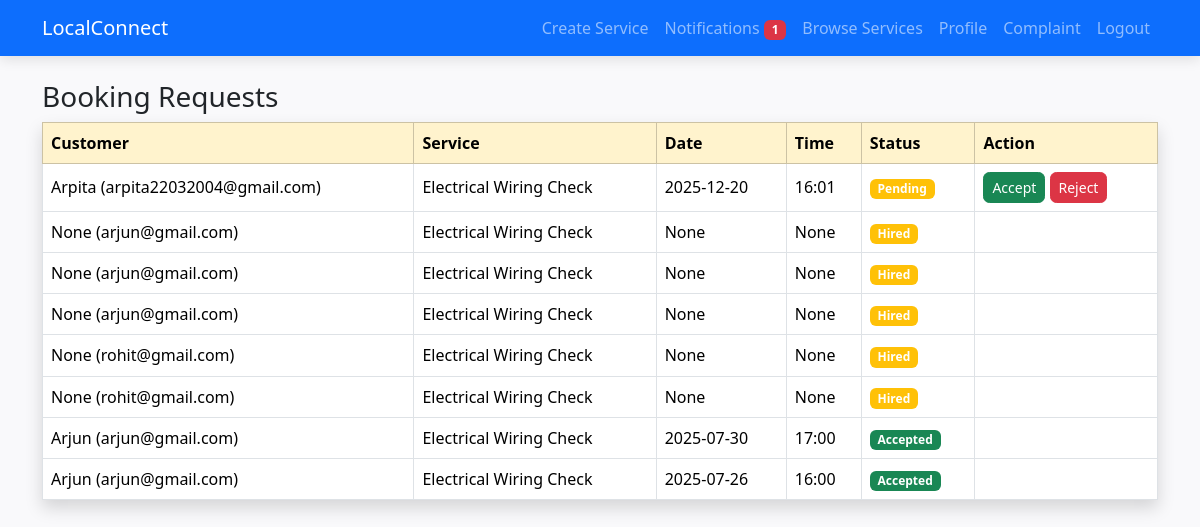
The app's page /provider/notifications (signed in) with its own data.
### app.py (models this page shows, shortened)
class Booking(db.Model):
    id = db.Column(db.Integer, primary_key=True)
    customer_id = db.Column(db.Integer, db.ForeignKey('user.id'), nullable=False)
    provider_id = db.Column(db.Integer, db.ForeignKey('user.id'), nullable=False)
    service_id = db.Column(db.Integer, db.ForeignKey('service.id'), nullable=False)
    customer_name = db.Column(db.String(100))
    age = db.Column(db.Integer)
    gender = db.Column(db.String(20))
    address = db.Column(db.String(200))
    date = db.Column(db.String(50))
    time = db.Column(db.String(50))
    payment_method = db.Column(db.String(20))
    rating = db.Column(db.Integer, default=0)
    status = db.Column(db.String(20), default="Pending")
    timestamp = db.Column(db.DateTime, default=datetime.utcnow)
    service = db.relationship('Service', backref='bookings', lazy=True)
    customer = db.relationship('User', foreign_keys=[customer_id], backref='customer_bookings', lazy=True)
    provider = db.relationship('User', foreign_keys=[provider_id], backref='provider_bookings', lazy=True)

class User(UserMixin, db.Model):
    id = db.Column(db.Integer, primary_key=True)
    username = db.Column(db.String(150), nullable=False, unique=True)
    email = db.Column(db.String(150), nullable=False, unique=True)
    password = db.Column(db.String(150), nullable=False)
    role = db.Column(db.String(50), nullable=False, default='customer')  # customer/provider/admin
    location = db.Column(db.String(100))

class Service(db.Model):
    id = db.Column(db.Integer, primary_key=True)
    provider_id = db.Column(db.Integer, db.ForeignKey('user.id'), nullable=False)
    name = db.Column(db.String(100), nullable=False)
    description = db.Column(db.Text, nullable=False)
    price = db.Column(db.Float, nullable=False)
    location = db.Column(db.String(100), nullable=False)
    is_available = db.Column(db.Boolean, default=True)
    provider = db.relationship('User', backref='services')

### app.py (the view)
@app.route('/provider/notifications')
@login_required
def provider_notifications():
    if current_user.role != "provider":
        flash("Access Denied", "danger")
        return redirect(url_for('index'))
    bookings = Booking.query.filter_by(provider_id=current_user.id).order_by(Booking.timestamp.desc()).all()
    return render_template('provider_notifications.html', bookings=bookings)

### app.py (called while the page is built)
@login_manager.user_loader
def load_user(user_id):
    return User.query.get(int(user_id))

@app.context_processor
def inject_provider_notifications():
    pending_count = 0
    if current_user.is_authenticated and current_user.role == "provider":
        pending_count = Booking.query.filter_by(provider_id=current_user.id, status="Pending").count()
    return dict(provider_pending_count=pending_count)

### templates/provider_notifications.html
{% extends "base.html" %}
{% block content %}
<h3>Booking Requests</h3>
<table class="table table-bordered shadow">
    <thead class="table-warning">
        <tr>
            <th>Customer</th>
            <th>Service</th>
            <th>Date</th>
            <th>Time</th>
            <th>Status</th>
            <th>Action</th>
        </tr>
    </thead>
    <tbody>
        {% for b in bookings %}
        <tr>
            <td>{{ b.customer_name }} ({{ b.customer.email }})</td>
            <td>{{ b.service.name }}</td>
            <td>{{ b.date }}</td>
            <td>{{ b.time }}</td>
            <td>
                <span class="badge bg-{{ 'success' if b.status=='Accepted' else 'danger' if b.status=='Rejected' else 'warning' }}">
                    {{ b.status }}
                </span>
            </td>
            <td>
                {% if b.status == 'Pending' %}
                    <a href="{{ url_for('update_booking_status', booking_id=b.id, action='accept') }}" class="btn btn-success btn-sm">Accept</a>
                    <a href="{{ url_for('update_booking_status', booking_id=b.id, action='reject') }}" class="btn btn-danger btn-sm">Reject</a>
                {% endif %}
            </td>
        </tr>
        {% endfor %}
    </tbody>
</table>
{% endblock %}

### static/css/style.css (style rules this page uses)
body { background-color: #f9f9fb; font-family: 'Segoe UI', sans-serif; }
.table th, .table td { vertical-align: middle !important; }
.btn { border-radius: 0.4rem; }

### records on screen
Booking: customer_name "Arpita", customer.email "arpita22032004@gmail.com", service.name "Electrical Wiring Check", date "2025-12-20", time "16:01", status "Pending"
Booking: customer_name "None", customer.email "arjun@gmail.com", service.name "Electrical Wiring Check", date "None", time "None", status "Hired"
Booking: customer_name "None", customer.email "arjun@gmail.com", service.name "Electrical Wiring Check", date "None", time "None", status "Hired"
Booking: customer_name "None", customer.email "arjun@gmail.com", service.name "Electrical Wiring Check", date "None", time "None", status "Hired"
Booking: customer_name "None", customer.email "rohit@gmail.com", service.name "Electrical Wiring Check", date "None", time "None", status "Hired"
Booking: customer_name "None", customer.email "rohit@gmail.com", service.name "Electrical Wiring Check", date "None", time "None", status "Hired"
Booking: customer_name "Arjun", customer.email "arjun@gmail.com", service.name "Electrical Wiring Check", date "2025-07-30", time "17:00", status "Accepted"
Booking: customer_name "Arjun", customer.email "arjun@gmail.com", service.name "Electrical Wiring Check", date "2025-07-26", time "16:00", status "Accepted"

### other values on screen
{{ provider_pending_count }} "1"
